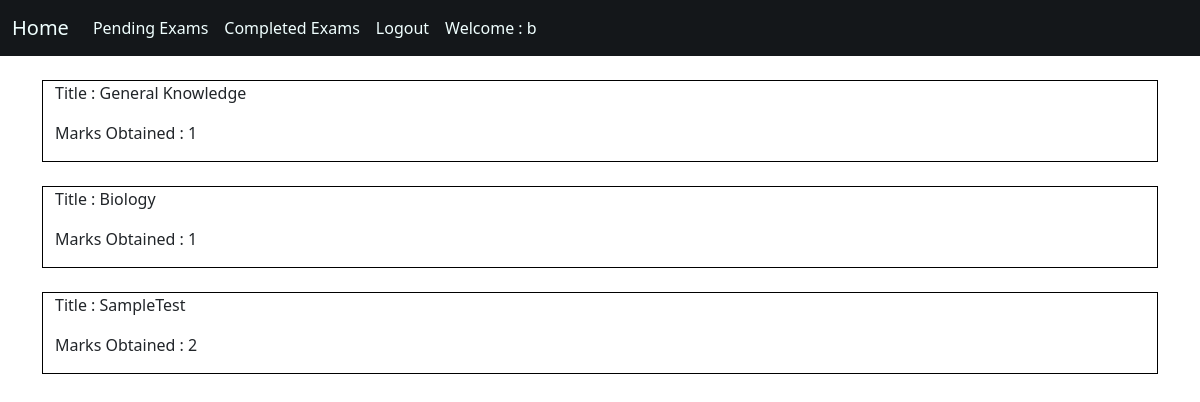
The page /previousexams (signed in) on the database its author committed.
### user/models.py (models this page shows, shortened)
class questionPaperAttended(models.Model):
    user = models.ForeignKey(User, null=True, blank=True, on_delete=models.CASCADE)
    quest = models.ForeignKey(questionPaper, null=True, blank=True, on_delete=models.PROTECT)
    marksobtained = models.IntegerField()

### assesment/models.py (models this page shows, shortened)
class questionPaper(models.Model):
    users = models.ManyToManyField(User, related_name='user', blank=True)
    title = models.CharField(max_length=100, null=True, blank=True)
    questionList = models.ManyToManyField(question, blank=True, related_name='questionsList')
    submittedby = models.ManyToManyField(User, related_name='submitted', blank=True)
    examOverStatus = models.BooleanField(default=False)

### assesment/views.py (the view)
# urls.py: path('previousexams', previousexam, name='previousexams'),
def previousexam(request):
    examsbystud = userprofile.objects.get(user=request.user)
    lst = examsbystud.questionPapersAttended.all()
    template_name = "previousexams.html"
    context = {'examsbystud':lst}
    return render(request, template_name, context)

### templates/previousexams.html
{% extends "base.html" %}
{% block content %}
    {% for x in examsbystud %}
    <div class="container" style="border: 1px solid black;">
        <p>Title : {{x.quest.title}}</p>
        <p>Marks Obtained : {{x.marksobtained}}</p>
    </div>
    <br>
    {% endfor %}
{% endblock %}

### templates/base.html (shortened to what this page needs)
<html>
    <head>
        <link href="https://cdn.jsdelivr.net/npm/bootstrap@5.0.0-beta2/dist/css/bootstrap.min.css" rel="stylesheet">
    </head>
    <body>
        <nav class="navbar sticky-top navbar-expand-lg navbar-light" style="background-color:rgb(20,23,26);">
            <div class="container-fluid">
              <a class="navbar-brand" href="/" style="color:azure;">Home</a>
              <div class="collapse navbar-collapse" id="navbarSupportedContent">
                <ul class="navbar-nav me-auto mb-2 mb-lg-0">
                  {% if not user.is_authenticated %}
                  <li class="nav-item">
                    <a class="nav-link" href="login" style="color: azure;">Login</a>
                  </li>
                  <li class="nav-item">
                    <a class="nav-link" href="register" style="color: azure;">SignUp</a>
                  </li>
                  {% else %}
                    {% if request.user.is_superuser %}
                    <li class="nav-item">
                        <a class="nav-link" style="color: azure;" href="{% url 'createexam' %}">Create Exam</a>
                    </li>
                    <li class="nav-item">
                      <a class="nav-link" style="color: azure;" href="{% url 'ongoingexams' %}">Ongoing Exams</a>
                    </li>
                    <li class="nav-item">
                        <a class="nav-link" style="color: azure;" href="{% url 'completedexams' %}">Completed Exams</a>
                    </li>
                    {% else %}
                    <li class="nav-item">
                        <a class="nav-link" style="color: azure;" href="{% url 'pendingexams' %}">Pending Exams</a>
                    </li>
                    <li class="nav-item">
                      <a class="nav-link" style="color: azure;" href="{% url 'previousexams' %}">Completed Exams</a>
                  </li>
                    {% endif %}
                    <li class="nav-item">
                        <a class="nav-link" style="color: azure;" href="{% url 'logout' %}">Logout</a>
                    </li>
                    <li class="nav-item">
                        <a class="nav-link" style="color: azure;" href="#">Welcome : {{request.user}}</a>
                    </li>
                  {% endif %}
                </ul>
              </div>
            </div>
          </nav>
        <div class="container">
          <br>
        {% block content %}
        {% endblock %}
        </div>
      </body>
</html>

### rows shown on the page
questionPaperAttended: quest "General Knowledge", marksobtained "1"
questionPaperAttended: quest "Biology", marksobtained "1"
questionPaperAttended: quest "SampleTest", marksobtained "2"

### other values the page prints
{{ request.user }} "b"
